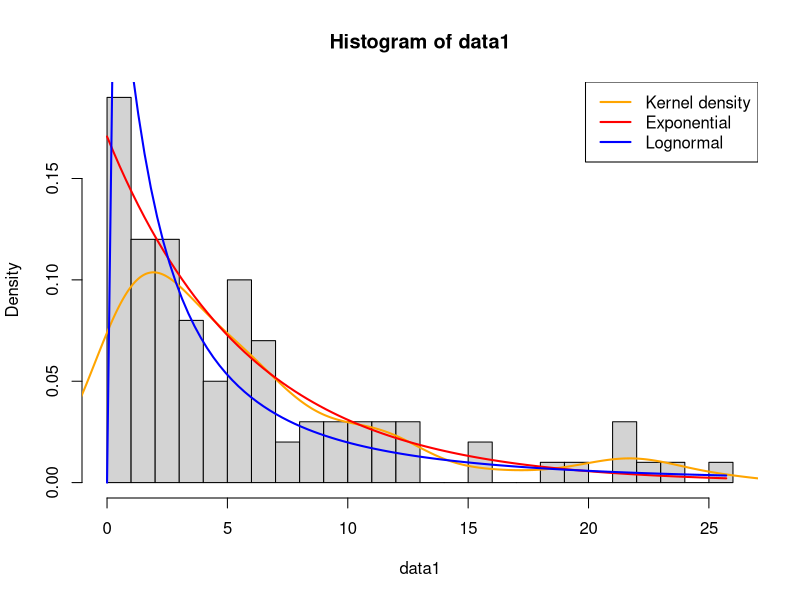
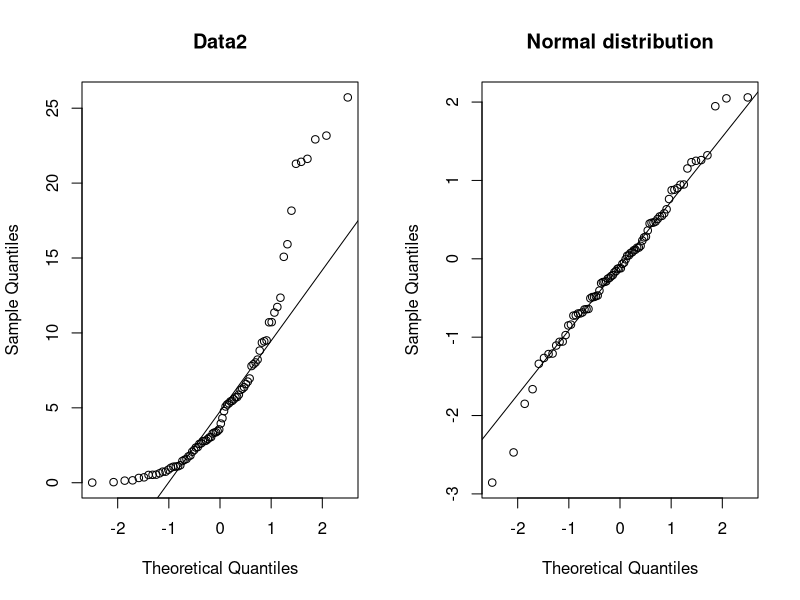

The R script that drew these images, in order:
## ---- chunk 1
knitr::opts_chunk$set(echo = TRUE)
## ---- chunk 2
uco <- 492875  # insert your UCO
set.seed(uco)
data1 <- round(rgamma(100, 1, 1/5), 2)
data1 <- data1[data1 != 0]
## ---- chunk 3
negloglik_exp = function(lambda, data) {
    return(-sum(dexp(data, lambda, log = TRUE)))
}

result = optimize(negloglik_exp, interval = c(0, 100), data = data1)
lambda = result$minimum

nll_lognorm_mu = function(mu, data) {
    return(- sum(dlnorm(data, meanlog = mu, sdlog = 0.5, log = TRUE)))
}

result = optimize(nll_lognorm_mu, interval = c(0, 100), data = data1)
mu = result$minimum

#nll for sdlog
nll_lognorm_sig = function(sigma, mu, data) {
    return(- sum(dlnorm(data, meanlog = mu, sdlog = sigma, log = TRUE)))
}

result = optimize(nll_lognorm_sig, interval = c(0, 100), mu = mu, data = data1)
sigma = result$minimum

x = seq(0, max(data1), length = 100)
hist(data1, freq = FALSE, breaks = 20)
lines(density(data1), col = "orange", lwd = 2)
lines(x, dexp(x, lambda), col = "red", lwd = 2)
lines(x, dlnorm(x, meanlog = mu, sdlog = sigma),
      col = "blue", lwd = 2)
legend("topright", legend = c("Kernel density", "Exponential", "Lognormal"),
       col = c("orange", "red", "blue"), lwd = 2)
## ---- chunk 4
uco <- 492875  # insert your UCO
set.seed(uco)
data2 <- sample(data1, 80)
## ---- chunk 5
par(mfrow = c(1, 2))
qqnorm(data2, main = "Data2")
qqline(data2)
nd = rnorm(80)
qqnorm(nd, main = "Normal distribution")
qqline(nd)
## ---- chunk 6
# insert your code here
